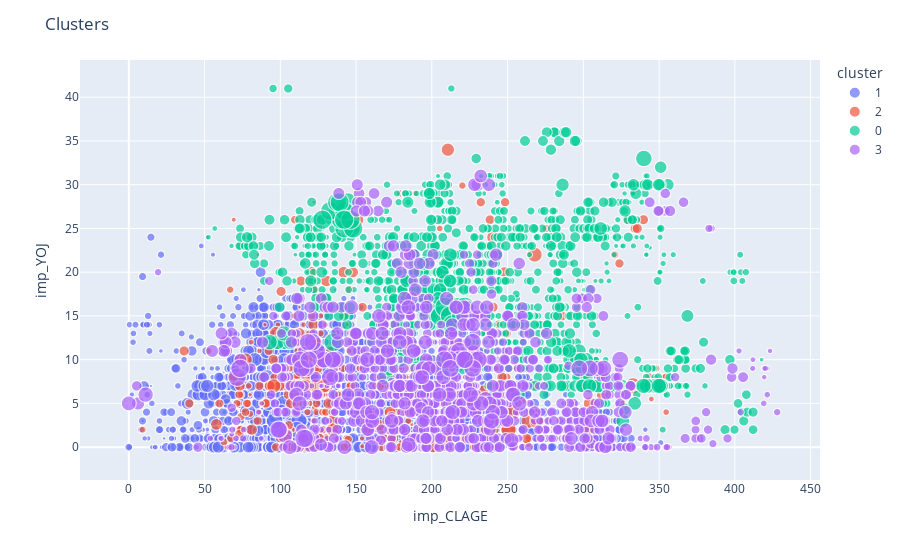

The notebook cell saved with this chart:
### Markdown cell above
The visualization is a bit chaotic but we can read :

- Left to right as the CLAGE. 

- Top to bottom as the YOJ. 

- Size as the LOAN. 

- The colors represent how our model clustered these people. 

The mass of blue on the bottom left represents our first cluster. These are our younger folks who have less years on the job and limited credit history.

The mass of purple in the middle represent seasoned industry vets who have been on the job for a bit and have some credit history. 

The mass of teal at the top part represents our long working people with many years on the job and varying credit histories.

The interspersed orange is not a clean break but useful in that it's interspersed. We can choose to read it as a clear indicator that 4 groups is too much or that this cluster is an inbetweener cluster

### Code cell
fig1 = px.scatter(merged_with_cluster, x="imp_CLAGE", y="imp_YOJ", size='LOAN', color="cluster")
fig1.update_layout(title="Clusters")
fig1.show()

### Figure 1 — Plotly figure (JSON) as saved in the notebook; plotly's stock layout.template omitted (floating-point values rounded to 4 significant figures; data arrays with more than 128 entries replaced by an {"elided": "..."} marker saying what was removed)
{"data": [{"hovertemplate": "cluster=1<br>imp_CLAGE=%{x}<br>imp_YOJ=%{y}<br>LOAN=%{marker.size}<extra></extra>", "legendgroup": "1", "marker": {"color": "#636efa", "size": {"elided": "3196 int values"}, "sizemode": "area", "sizeref": 224.8, "symbol": "circle"}, "mode": "markers", "name": "1", "showlegend": true, "type": "scattergl", "x": {"elided": "3196 float values"}, "xaxis": "x", "y": {"elided": "3196 float values"}, "yaxis": "y"}, {"hovertemplate": "cluster=2<br>imp_CLAGE=%{x}<br>imp_YOJ=%{y}<br>LOAN=%{marker.size}<extra></extra>", "legendgroup": "2", "marker": {"color": "#EF553B", "size": {"elided": "394 int values"}, "sizemode": "area", "sizeref": 224.8, "symbol": "circle"}, "mode": "markers", "name": "2", "showlegend": true, "type": "scattergl", "x": {"elided": "394 float values"}, "xaxis": "x", "y": {"elided": "394 float values"}, "yaxis": "y"}, {"hovertemplate": "cluster=0<br>imp_CLAGE=%{x}<br>imp_YOJ=%{y}<br>LOAN=%{marker.size}<extra></extra>", "legendgroup": "0", "marker": {"color": "#00cc96", "size": {"elided": "1292 int values"}, "sizemode": "area", "sizeref": 224.8, "symbol": "circle"}, "mode": "markers", "name": "0", "showlegend": true, "type": "scattergl", "x": {"elided": "1292 float values"}, "xaxis": "x", "y": {"elided": "1292 float values"}, "yaxis": "y"}, {"hovertemplate": "cluster=3<br>imp_CLAGE=%{x}<br>imp_YOJ=%{y}<br>LOAN=%{marker.size}<extra></extra>", "legendgroup": "3", "marker": {"color": "#ab63fa", "size": {"elided": "1047 int values"}, "sizemode": "area", "sizeref": 224.8, "symbol": "circle"}, "mode": "markers", "name": "3", "showlegend": true, "type": "scattergl", "x": {"elided": "1047 float values"}, "xaxis": "x", "y": {"elided": "1047 float values"}, "yaxis": "y"}], "layout": {"legend": {"itemsizing": "constant", "title": {"text": "cluster"}, "tracegroupgap": 0}, "margin": {"t": 60}, "title": {"text": "Clusters"}, "xaxis": {"anchor": "y", "domain": [0, 1], "title": {"text": "imp_CLAGE"}}, "yaxis": {"anchor": "x", "domain": [0, 1], "title": {"text": "imp_YOJ"}}}}
